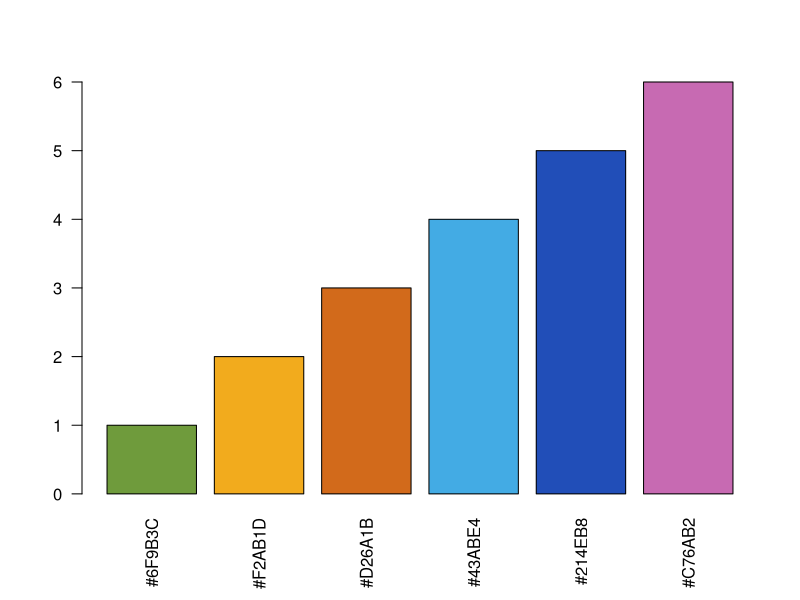
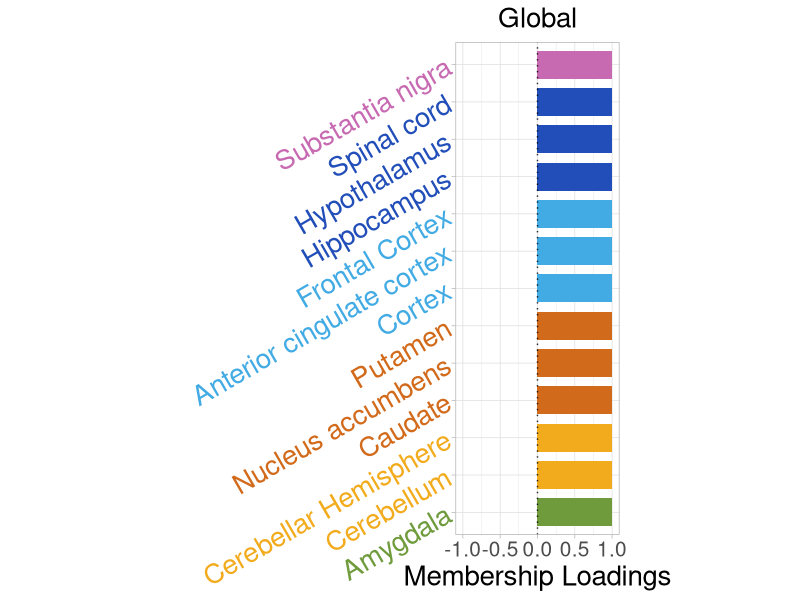

Recreate these plots in R, in order.
##### vertical barplots #####
### 03/12/21 ###

## Here is the example to make barplot for membership matrix U
## The code is originally used to plot a gene enrichment plot for the final project of BMI 826
## The original figure is an error bar figure using  geom_errorbar()

library(ggplot2)


# check the clustering result quickly
U = read.csv("output_r3rho1500/U_r3_rho1500.csv",header = TRUE)
rownames(U)=U[,1]
U=U[,-1]

brain_tissue_name=rownames(as.matrix(U))
r = 3
cluster_result =list()
for (i in 1:r) {
  cluster_result[[i]] = brain_tissue_name[ U[,i] != 0 ]
}
cluster_result[[(r+1)]] = brain_tissue_name[rowSums(U) == 0]
for (i in 1:(r+1)) {
  cat("This is cluster ",i, "\n", cluster_result[[i]], "\n")
}


## bar plot visualization

tissue_name = brain_tissue_name
tissue_name = gsub("Brain - ", "",tissue_name)
tissue_name = gsub("\\s*\\([^\\)]+\\)","",tissue_name)

U_df = data.frame(tissue_name = tissue_name, U1 = U[,1], U2 = U[,2],U3 = U[,3],U4=rep(1,13)) ## modify based on outputs
U_df$Tissues = rep(0,13)

#### modify based on outputs
U_df$Tissues[U_df$U1 > 0] = "Other Tissues"
U_df$Tissues[U_df$U1 < 0] = "Cortex"
U_df$Tissues[U_df$U2 < 0] = "Cerebellum"
U_df$Tissues[U_df$U2 > 0] = "Basal Ganglia"
U_df$Tissues[U_df$U3 > 0] = "Substantia nigra"
U_df$Tissues[U_df$U3 < 0] = "Amygdala"


U_df$Tissues = as.factor(U_df$Tissues)
U_df = U_df[order(U_df$Tissues),]

selected_color = c("#6F9B3C","#F2AB1D","#D26A1B","#43ABE4","#214EB8","#C76AB2")
# check the color
barplot(1:length(selected_color), col=as.character(selected_color), names.arg = selected_color, las=2) 
U_df$color = rep(0,13)

for (i in 1:length(levels(U_df$Tissues))) {
  U_df$color[ U_df$Tissues %in% levels(U_df$Tissues)[i]  ] = selected_color[i]
}

# for group 1
pdf("Figure/bar1.pdf",width=6,height=10)
gg1 = ggplot(U_df, aes(x = tissue_name, y = U4, fill = Tissues)) +
  geom_bar(stat="identity", width=0.75)+
  scale_fill_manual(values = selected_color) +
  #scale_colour_manual(values = c("#6F9B3C","#F2AB1D","#214EB8","#43ABE4","#7776BC","#C76AB2")) +
  scale_x_discrete(limits=c(U_df$tissue_name))+
  theme_light()+
  theme(
    aspect.ratio = 3/1,
    axis.text.y = element_text(size = 20, color = as.character(U_df$color),
                               angle = 30),
    axis.text.x = element_text(size = 15),
    axis.title.y = element_blank(),
    axis.title.x = element_text(size = 20),
    plot.title = element_text(hjust = 0.5,size = 20),
    legend.position = "none"
  )+
  ylim(-1,1) +
  ylab("Membership Loadings")+
  geom_hline(yintercept = 0, lty = "dotted", alpha = 0.8)+
  ggtitle(label = "Global") +
  coord_flip()

gg1
dev.off()



########### prepare node file for network plotting
Theta1=read.csv("output_r3rho1500/Theta_1_r3_rho1500.csv")
rownames(Theta1)=Theta1[,1]
Theta1=Theta1[,-1]
Theta2=read.csv("output_r3rho1500/Theta_2_r3_rho1500.csv")
rownames(Theta2)=Theta2[,1]
Theta2=Theta2[,-1]
Theta3=read.csv("output_r3rho1500/Theta_3_r3_rho1500.csv")
rownames(Theta3)=Theta3[,1]
Theta3=Theta3[,-1]

index1=which(Theta1!=0,arr.ind=T)
index2=which(Theta2!=0,arr.ind=T)
index3=which(Theta3!=0,arr.ind=T)

index=rbind(index1,index2)
index=index[index[,1]-index[,2]!=0,]

gene_name=row.names(Theta1)
network=NULL
for(i in 1:28){
    for(j in 1:i){
        if(abs(Theta1[index[i,1],index[j,1]])!=0)
        network=rbind(network,c(gene_name[index[i,1]],gene_name[index[j,1]],abs(Theta1[index[i,1],index[j,1]]),sign(Theta1[index[i,1],index[j,1]]),"TRUE"))
        else
        network=rbind(network,c(gene_name[index[i,1]],gene_name[index[j,1]],abs(Theta1[index[i,1],index[j,1]]),sign(Theta1[index[i,1],index[j,1]]),"FALSE"))
    }
}
colnames(network)=c("source","target","value","sign","exists")

write.table(network,"network.txt",row.names=F,quote=F)
